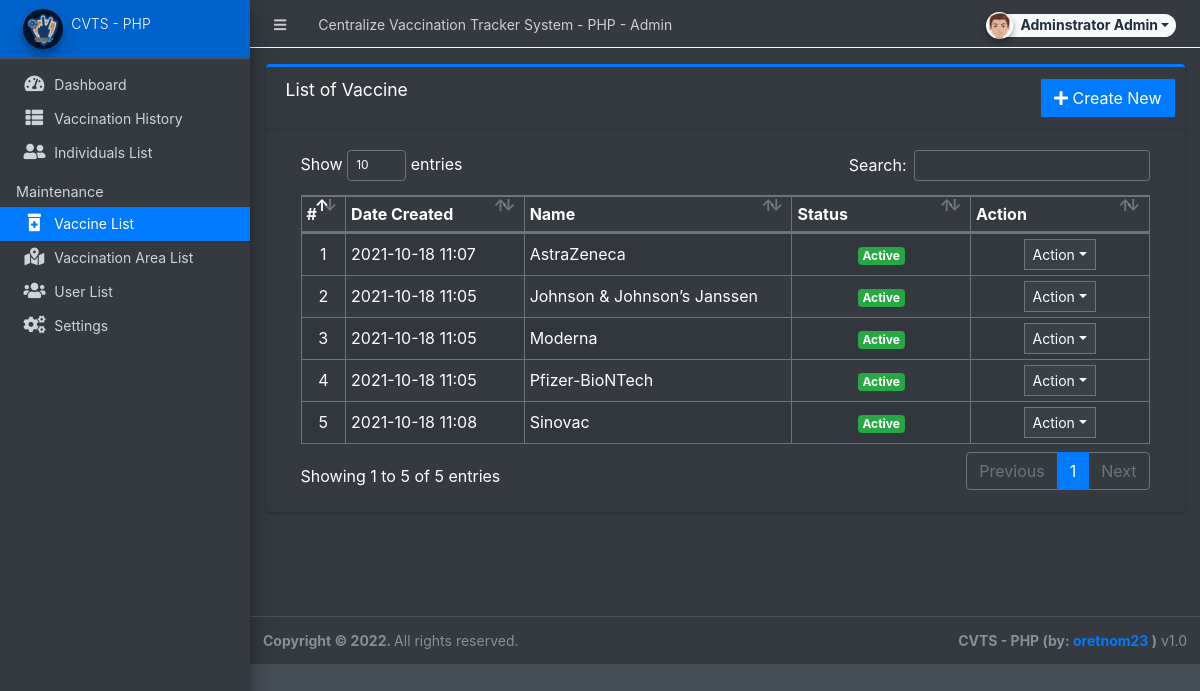
The page /admin/?page=maintenance/vaccine (signed in) on the database its author committed.
### tables this page shows
CREATE TABLE `vaccine_list` (
  `id` int(30) NOT NULL,
  `name` varchar(250) NOT NULL,
  `status` tinyint(1) NOT NULL DEFAULT 1,
  `date_created` datetime NOT NULL DEFAULT current_timestamp() ON UPDATE current_timestamp()
);

### admin/maintenance/vaccine.php (the view, shortened to what this page needs)
<div class="card card-outline card-primary">
	<div class="card-header">
		<h3 class="card-title">List of Vaccine</h3>
		<div class="card-tools">
			<a href="javascript:void(0)" id="create_new" class="btn btn-flat btn-primary"><span class="fas fa-plus"></span>  Create New</a>
		</div>
	</div>
	<div class="card-body">
		<div class="container-fluid">
        <div class="container-fluid">
			<table class="table table-bordered table-striped">
				<colgroup>
					<col width="5%">
					<col width="20%">
					<col width="30%">
					<col width="20%">
					<col width="20%">
				</colgroup>
				<thead>
					<tr>
						<th>#</th>
						<th>Date Created</th>
						<th>Name</th>
						<th>Status</th>
						<th>Action</th>
					</tr>
				</thead>
				<tbody>
					<?php
					$i = 1;
						$qry = $conn->query("SELECT * from `vaccine_list`  order by `name` asc ");
						while($row = $qry->fetch_assoc()):
					?>
						<tr>
							<td class="text-center"><?php echo $i++; ?></td>
							<td><?php echo date("Y-m-d H:i",strtotime($row['date_created'])) ?></td>
							<td><?php echo $row['name'] ?></td>
							<td class="text-center">
                                <?php if($row['status'] == 1): ?>
                                    <span class="badge badge-success">Active</span>
                                <?php else: ?>
                                    <span class="badge badge-danger">Inactive</span>
                                <?php endif; ?>
                            </td>
							<td align="center">
								 <button type="button" class="btn btn-flat btn-default btn-sm dropdown-toggle dropdown-icon" data-toggle="dropdown">
				                  		Action
				                  </button>
							</td>
						</tr>
					<?php endwhile; ?>
				</tbody>
			</table>
		</div>
		</div>
	</div>
</div>

### rows shown on the page
vaccine_list: date_created "2021-10-18 11:07", name "AstraZeneca", status "Active"
vaccine_list: date_created "2021-10-18 11:05", name "Johnson & Johnson’s Janssen", status "Active"
vaccine_list: date_created "2021-10-18 11:05", name "Moderna", status "Active"
vaccine_list: date_created "2021-10-18 11:05", name "Pfizer-BioNTech", status "Active"
vaccine_list: date_created "2021-10-18 11:08", name "Sinovac", status "Active"

### other values the page prints
$_settings->info('name') "Centralize Vaccination Tracker System - PHP"
$_settings->userdata('firstname').' '.$_settings->userdata('lastname') "Adminstrator Admin"
$_settings->info('short_name') "CVTS - PHP"
